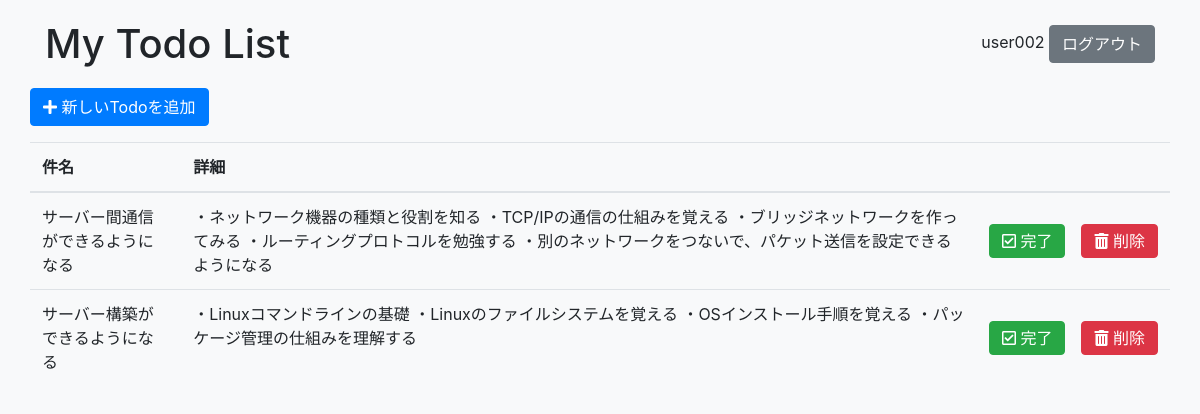
The app's page /php_todo_handson-main/index.php (signed in) with its own data.
### tables this page shows
CREATE TABLE `tasks` (
  `id` int(10) UNSIGNED NOT NULL,
  `title` varchar(255) NOT NULL,
  `detail` text DEFAULT NULL,
  `done` tinyint(1) NOT NULL DEFAULT 0,
  `user_id` int(10) UNSIGNED NOT NULL
);

### php_todo_handson-main/db_access.php (the view, shortened to what this page needs)
<?php
function get_todo_list($user_id){
    require_once "db_connection.php";
	$stmt = $dbh->prepare("SELECT * FROM tasks WHERE user_id = ? AND done = 0 ORDER BY id DESC");
	try {
		$ret = $stmt->execute([$user_id]);
		if ($ret === true) {
			return (["result" => true, "stmt" => $stmt]);
		} else {
			return (["result" => false, "stmt" => $stmt]);
		}
	} catch(PDOException $e){
		return (["result" => false, "exeption" => $e]);
	}
}
function generate_todo_table($stmt){
	$elms = "";
	while($item = $stmt->fetch()){
		$tr = "<tr>
		    <td class='align-top'>{$item['title']}</td>
		    <td class='align-top'>{$item['detail']}</td>
			<td class='align-middle'>
				<div class='d-flex text-right'>
					<form action='./done_task.php' method='POST' class='d-inline-block'>
						<button type='submit' name='done_id' value='{$item['id']}' class='btn btn-success mr-2 py-1 text-nowrap '><i class='far fa-check-square'></i> 完了</button>
					</form>
					<form action='./delete_task.php' method='POST' class='d-inline-block'>
						<button type='submit' name='delete_id' value='{$item['id']}' class='btn btn-danger  ml-2 py-1 text-nowrap '><i class='fas fa-trash-alt'></i> 削除</button>
					</form>
				</div>
			</td>
		</tr>";
		$elms .= $tr;
	}
	return ($elms);
}

### php_todo_handson-main/index.php (shortened to what this page needs)
<?php
include_once "./db_access.php";
include_once "./include.php";
$res = get_todo_list($_SESSION['login_id']);
if ($res["result"] === true){
    $todo_items = generate_todo_table($res["stmt"]);
} else {
    $todo_items = "<tr><td class='alert alert-danger' colspan='3'>データの取得に失敗しました</td></tr>";
}
?>
<!DOCTYPE html>
<html lang="ja">
<head>
	<?php put_header();?>
</head>
<body class="bg-light">
    <div class="container mt-3">
        <div class="row">
            <h1 class="col-md-4 col-sm-6 col-6 my-1">My Todo List</h1>
            <div class="col-md-4 col-sm-6 col-6 ml-auto text-right my-auto">
                <?php echo $_SESSION['login_name'] ?>
                <a href="./logout.php"><button class="btn btn-secondary">ログアウト</button></a>
            </div>
        </div>
        <div class="row my-3">
            <button class="btn btn-primary" type="button" data-toggle="collapse" data-target="#form_add_task" aria-expanded="false" aria-controls="collapse_form_control">
                <i class="fas fa-plus"></i> 新しいTodoを追加
            </button>
        </div>
        <div class="row">
            <table class="table">
                <thead>
                    <tr>
                        <th scope="col">件名</th>
                        <th scope="col">詳細</th>
                        <th scope="col"></th>
                    </tr>
                </thead>
                <tbody>
                    <?php
                        print($todo_items);
                    ?>
                </tbody>
            </table>
        </div>
    </div>
</body>
</html>

### php_todo_handson-main/include.php (shortened to what this page needs)
<?php
function put_header(){
	print <<< _EOL
	<meta charset="UTF-8">
	<meta http-equiv="X-UA-Compatible" content="IE=edge">
	<meta name="viewport" content="width=device-width, initial-scale=1.0">
	<link rel="stylesheet" href="https://cdn.jsdelivr.net/npm/bootstrap@4.5.3/dist/css/bootstrap.min.css">
	<link rel ="stylesheet" href="https://cdnjs.cloudflare.com/ajax/libs/font-awesome/5.15.3/css/all.min.css">
	<title>PHP TODO App</title>
_EOL ;
}

### records on screen
tasks: title "サーバー間通信ができるようになる", detail "・ネットワーク機器の種類と役割を知る ・TCP/IPの通信の仕組みを覚える ・ブリッジネットワークを作ってみる ・ルーティングプロトコルを勉強する ・別のネットワークをつないで、パケット送信を設定できるようになる"
tasks: title "サーバー構築ができるようになる", detail "・Linuxコマンドラインの基礎 ・Linuxのファイルシステムを覚える ・OSインストール手順を覚える ・パッケージ管理の仕組みを理解する"

### other values on screen
$_SESSION['login_name'] "user002"
